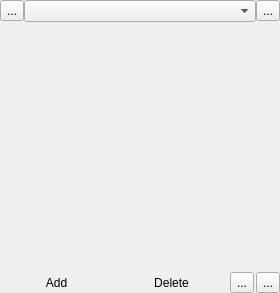
<?xml version="1.0" encoding="UTF-8"?>
<ui version="4.0">
 <class>QgsThemeManagerWidgetBase</class>
 <widget class="QgsDockWidget" name="QgsThemeManagerWidgetBase">
  <property name="geometry">
   <rect>
    <x>0</x>
    <y>0</y>
    <width>280</width>
    <height>293</height>
   </rect>
  </property>
  <property name="acceptDrops">
   <bool>true</bool>
  </property>
  <property name="windowTitle">
   <string>Theme Manager</string>
  </property>
  <widget class="QWidget" name="dockWidgetContents">
   <property name="sizePolicy">
    <sizepolicy hsizetype="Expanding" vsizetype="Expanding">
     <horstretch>0</horstretch>
     <verstretch>0</verstretch>
    </sizepolicy>
   </property>
   <layout class="QHBoxLayout" name="horizontalLayout_2">
    <property name="spacing">
     <number>0</number>
    </property>
    <property name="leftMargin">
     <number>0</number>
    </property>
    <property name="topMargin">
     <number>0</number>
    </property>
    <property name="rightMargin">
     <number>0</number>
    </property>
    <property name="bottomMargin">
     <number>0</number>
    </property>
    <item>
     <layout class="QVBoxLayout" name="verticalLayout" stretch="0,6,0">
      <property name="spacing">
       <number>0</number>
      </property>
      <property name="sizeConstraint">
       <enum>QLayout::SetMaximumSize</enum>
      </property>
      <item>
       <layout class="QHBoxLayout" name="horizontalLayout" stretch="0,5,0">
        <property name="spacing">
         <number>0</number>
        </property>
        <item>
         <widget class="QToolButton" name="mThemePrev">
          <property name="toolTip">
           <string>Select previous theme</string>
          </property>
          <property name="text">
           <string>...</string>
          </property>
          <property name="icon">
           <iconset resource="../../images/images.qrc">
            <normaloff>:/images/themes/default/mActionAtlasPrev.svg</normaloff>:/images/themes/default/mActionAtlasPrev.svg</iconset>
          </property>
         </widget>
        </item>
        <item>
         <widget class="QComboBox" name="mThemeList">
          <property name="toolTip">
           <string>Select theme</string>
          </property>
         </widget>
        </item>
        <item>
         <widget class="QToolButton" name="mThemeNext">
          <property name="toolTip">
           <string>Select next theme</string>
          </property>
          <property name="text">
           <string>...</string>
          </property>
          <property name="icon">
           <iconset resource="../../images/images.qrc">
            <normaloff>:/images/themes/default/mActionAtlasNext.svg</normaloff>:/images/themes/default/mActionAtlasNext.svg</iconset>
          </property>
         </widget>
        </item>
       </layout>
      </item>
      <item>
       <widget class="QgsThemeViewer" name="mThemeViewer" native="true">
        <property name="minimumSize">
         <size>
          <width>72</width>
          <height>0</height>
         </size>
        </property>
        <property name="acceptDrops">
         <bool>true</bool>
        </property>
        <property name="dragEnabled" stdset="0">
         <bool>true</bool>
        </property>
       </widget>
      </item>
      <item>
       <layout class="QGridLayout" name="gridLayout">
        <property name="horizontalSpacing">
         <number>2</number>
        </property>
        <item row="0" column="2">
         <widget class="QToolButton" name="mCreateTheme">
          <property name="toolTip">
           <string>Create New Theme</string>
          </property>
          <property name="text">
           <string>...</string>
          </property>
          <property name="icon">
           <iconset resource="../../images/images.qrc">
            <normaloff>:/images/themes/default/mActionNewReport.svg</normaloff>:/images/themes/default/mActionNewReport.svg</iconset>
          </property>
         </widget>
        </item>
        <item row="0" column="0">
         <widget class="QToolButton" name="mAddThemeLayer">
          <property name="sizePolicy">
           <sizepolicy hsizetype="Preferred" vsizetype="Fixed">
            <horstretch>0</horstretch>
            <verstretch>0</verstretch>
           </sizepolicy>
          </property>
          <property name="toolTip">
           <string>Import Selected Layers</string>
          </property>
          <property name="autoFillBackground">
           <bool>true</bool>
          </property>
          <property name="text">
           <string>Add</string>
          </property>
          <property name="icon">
           <iconset resource="../../images/images.qrc">
            <normaloff>:/images/themes/default/mActionSharingImport.svg</normaloff>:/images/themes/default/mActionSharingImport.svg</iconset>
          </property>
          <property name="popupMode">
           <enum>QToolButton::InstantPopup</enum>
          </property>
          <property name="toolButtonStyle">
           <enum>Qt::ToolButtonIconOnly</enum>
          </property>
          <property name="autoRaise">
           <bool>true</bool>
          </property>
         </widget>
        </item>
        <item row="0" column="1">
         <widget class="QToolButton" name="mRemoveThemeLayer">
          <property name="sizePolicy">
           <sizepolicy hsizetype="Preferred" vsizetype="Fixed">
            <horstretch>0</horstretch>
            <verstretch>0</verstretch>
           </sizepolicy>
          </property>
          <property name="toolTip">
           <string>Remove selected layers</string>
          </property>
          <property name="autoFillBackground">
           <bool>true</bool>
          </property>
          <property name="text">
           <string>Delete</string>
          </property>
          <property name="icon">
           <iconset resource="../../images/images.qrc">
            <normaloff>:/images/themes/default/mIconSelectRemove.svg</normaloff>:/images/themes/default/mIconSelectRemove.svg</iconset>
          </property>
          <property name="popupMode">
           <enum>QToolButton::InstantPopup</enum>
          </property>
          <property name="toolButtonStyle">
           <enum>Qt::ToolButtonIconOnly</enum>
          </property>
          <property name="autoRaise">
           <bool>true</bool>
          </property>
         </widget>
        </item>
        <item row="0" column="3">
         <widget class="QToolButton" name="mDeleteTheme">
          <property name="toolTip">
           <string>Delete Current Theme</string>
          </property>
          <property name="text">
           <string>...</string>
          </property>
          <property name="icon">
           <iconset resource="../../images/images.qrc">
            <normaloff>:/images/themes/default/mActionDeleteSelected.svg</normaloff>:/images/themes/default/mActionDeleteSelected.svg</iconset>
          </property>
         </widget>
        </item>
       </layout>
      </item>
     </layout>
    </item>
   </layout>
  </widget>
 </widget>
 <customwidgets>
  <customwidget>
   <class>QgsDockWidget</class>
   <extends>QDockWidget</extends>
   <header>qgsdockwidget.h</header>
   <container>1</container>
  </customwidget>
  <customwidget>
   <class>QgsThemeViewer</class>
   <extends>QWidget</extends>
   <header>qgsthemeviewer.h</header>
  </customwidget>
 </customwidgets>
 <resources>
  <include location="../../images/images.qrc"/>
 </resources>
 <connections/>
</ui>
